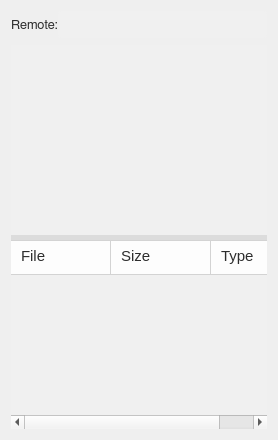
          <widget class="QWidget" name="layoutWidget_2">
           <layout class="QVBoxLayout" name="verticalLayout_3">
            <property name="spacing">
             <number>0</number>
            </property>
            <item>
             <layout class="QVBoxLayout" name="verticalLayout_5">
              <item>
               <layout class="QHBoxLayout" name="horizontalLayout_3">
                <item>
                 <widget class="QLabel" name="main_remote_lb">
                  <property name="minimumSize">
                   <size>
                    <width>0</width>
                    <height>27</height>
                   </size>
                  </property>
                  <property name="maximumSize">
                   <size>
                    <width>16777215</width>
                    <height>27</height>
                   </size>
                  </property>
                  <property name="font">
                   <font>
                    <family>FreeSans</family>
                    <pointsize>10</pointsize>
                   </font>
                  </property>
                  <property name="styleSheet">
                   <string notr="true">QLabel {
	color: rgb(45,45,45);
    padding-bottom: -2px;
}</string>
                  </property>
                  <property name="text">
                   <string>Remote:</string>
                  </property>
                  <property name="alignment">
                   <set>Qt::AlignLeading|Qt::AlignLeft|Qt::AlignVCenter</set>
                  </property>
                 </widget>
                </item>
                <item>
                 <widget class="QLineEdit" name="main_remote_ln">
                  <property name="enabled">
                   <bool>true</bool>
                  </property>
                  <property name="minimumSize">
                   <size>
                    <width>0</width>
                    <height>27</height>
                   </size>
                  </property>
                  <property name="maximumSize">
                   <size>
                    <width>16777215</width>
                    <height>27</height>
                   </size>
                  </property>
                  <property name="palette">
                   <palette>
                    <active>
                     <colorrole role="WindowText">
                      <brush brushstyle="SolidPattern">
                       <color alpha="255">
                        <red>45</red>
                        <green>45</green>
                        <blue>45</blue>
                       </color>
                      </brush>
                     </colorrole>
                     <colorrole role="Button">
                      <brush brushstyle="SolidPattern">
                       <color alpha="255">
                        <red>240</red>
                        <green>240</green>
                        <blue>240</blue>
                       </color>
                      </brush>
                     </colorrole>
                     <colorrole role="Text">
                      <brush brushstyle="SolidPattern">
                       <color alpha="255">
                        <red>45</red>
                        <green>45</green>
                        <blue>45</blue>
                       </color>
                      </brush>
                     </colorrole>
                     <colorrole role="ButtonText">
                      <brush brushstyle="SolidPattern">
                       <color alpha="255">
                        <red>45</red>
                        <green>45</green>
                        <blue>45</blue>
                       </color>
                      </brush>
                     </colorrole>
                     <colorrole role="Base">
                      <brush brushstyle="SolidPattern">
                       <color alpha="255">
                        <red>240</red>
                        <green>240</green>
                        <blue>240</blue>
                       </color>
                      </brush>
                     </colorrole>
                     <colorrole role="Window">
                      <brush brushstyle="SolidPattern">
                       <color alpha="255">
                        <red>240</red>
                        <green>240</green>
                        <blue>240</blue>
                       </color>
                      </brush>
                     </colorrole>
                    </active>
                    <inactive>
                     <colorrole role="WindowText">
                      <brush brushstyle="SolidPattern">
                       <color alpha="255">
                        <red>45</red>
                        <green>45</green>
                        <blue>45</blue>
                       </color>
                      </brush>
                     </colorrole>
                     <colorrole role="Button">
                      <brush brushstyle="SolidPattern">
                       <color alpha="255">
                        <red>240</red>
                        <green>240</green>
                        <blue>240</blue>
                       </color>
                      </brush>
                     </colorrole>
                     <colorrole role="Text">
                      <brush brushstyle="SolidPattern">
                       <color alpha="255">
                        <red>45</red>
                        <green>45</green>
                        <blue>45</blue>
                       </color>
                      </brush>
                     </colorrole>
                     <colorrole role="ButtonText">
                      <brush brushstyle="SolidPattern">
                       <color alpha="255">
                        <red>45</red>
                        <green>45</green>
                        <blue>45</blue>
                       </color>
                      </brush>
                     </colorrole>
                     <colorrole role="Base">
                      <brush brushstyle="SolidPattern">
                       <color alpha="255">
                        <red>240</red>
                        <green>240</green>
                        <blue>240</blue>
                       </color>
                      </brush>
                     </colorrole>
                     <colorrole role="Window">
                      <brush brushstyle="SolidPattern">
                       <color alpha="255">
                        <red>240</red>
                        <green>240</green>
                        <blue>240</blue>
                       </color>
                      </brush>
                     </colorrole>
                    </inactive>
                    <disabled>
                     <colorrole role="WindowText">
                      <brush brushstyle="SolidPattern">
                       <color alpha="255">
                        <red>45</red>
                        <green>45</green>
                        <blue>45</blue>
                       </color>
                      </brush>
                     </colorrole>
                     <colorrole role="Button">
                      <brush brushstyle="SolidPattern">
                       <color alpha="255">
                        <red>200</red>
                        <green>200</green>
                        <blue>200</blue>
                       </color>
                      </brush>
                     </colorrole>
                     <colorrole role="Text">
                      <brush brushstyle="SolidPattern">
                       <color alpha="255">
                        <red>45</red>
                        <green>45</green>
                        <blue>45</blue>
                       </color>
                      </brush>
                     </colorrole>
                     <colorrole role="ButtonText">
                      <brush brushstyle="SolidPattern">
                       <color alpha="255">
                        <red>45</red>
                        <green>45</green>
                        <blue>45</blue>
                       </color>
                      </brush>
                     </colorrole>
                     <colorrole role="Base">
                      <brush brushstyle="SolidPattern">
                       <color alpha="255">
                        <red>200</red>
                        <green>200</green>
                        <blue>200</blue>
                       </color>
                      </brush>
                     </colorrole>
                     <colorrole role="Window">
                      <brush brushstyle="SolidPattern">
                       <color alpha="255">
                        <red>200</red>
                        <green>200</green>
                        <blue>200</blue>
                       </color>
                      </brush>
                     </colorrole>
                    </disabled>
                   </palette>
                  </property>
                  <property name="font">
                   <font>
                    <family>FreeSans</family>
                    <pointsize>9</pointsize>
                    <weight>50</weight>
                    <bold>false</bold>
                    <stylestrategy>PreferAntialias</stylestrategy>
                    <kerning>true</kerning>
                   </font>
                  </property>
                  <property name="styleSheet">
                   <string notr="true">QLineEdit {
	border-radius: 3px;
	padding: 1px 4px 1px 4px;
	background-color: rgb(240, 240, 240);
    color: rgb(45,45,45);
}

QLineEdit:disabled {
	background-color: rgb(200,200,200);
}</string>
                  </property>
                  <property name="text">
                   <string/>
                  </property>
                  <property name="frame">
                   <bool>false</bool>
                  </property>
                  <property name="readOnly">
                   <bool>true</bool>
                  </property>
                 </widget>
                </item>
               </layout>
              </item>
              <item>
               <spacer name="verticalSpacer_4">
                <property name="orientation">
                 <enum>Qt::Vertical</enum>
                </property>
                <property name="sizeType">
                 <enum>QSizePolicy::Fixed</enum>
                </property>
                <property name="sizeHint" stdset="0">
                 <size>
                  <width>20</width>
                  <height>7</height>
                 </size>
                </property>
               </spacer>
              </item>
             </layout>
            </item>
            <item>
             <widget class="QSplitter" name="main_remote_sp">
              <property name="styleSheet">
               <string notr="true">QSplitter::handle {
    background: rgb(220,220,220);
}

QSplitter::handle:horizontal {
    width: 5px;
}

QSplitter::handle:vertical {
    height: 5px;
}

QSplitter::handle:pressed {
    background: rgb(190,190,190);
}</string>
              </property>
              <property name="orientation">
               <enum>Qt::Vertical</enum>
              </property>
              <widget class="QTreeView" name="main_remote_tr_1">
               <property name="font">
                <font>
                 <family>FreeSans</family>
                 <pointsize>9</pointsize>
                 <stylestrategy>PreferAntialias</stylestrategy>
                 <kerning>true</kerning>
                </font>
               </property>
               <property name="focusPolicy">
                <enum>Qt::NoFocus</enum>
               </property>
               <property name="styleSheet">
                <string notr="true">QTreeView {
    background: rgb(240,240,240);
    color: rgb(45,45,45);
    margin-bottom: 0px;
}

QTreeView:disabled {
    color: rgb(90,90,90);
    selection-color: rgb(90,90,90);
    selection-background-color: qlineargradient(x1:0, y1:0, x2:0, y2:1,
									stop:0 #eaeaea, stop:1 #dcdcdc);
}

QTreeView::item: {
    border: 0px solid rgb(240,240,240);
    border-top-right-radius: 3px;
    border-bottom-right-radius: 3px;
    padding-right: 1px;
    margin-right: 2px;
    border-top-left-radius: 3px;
    border-bottom-left-radius: 3px;
    padding-left: 1px;
    margin-left: 2px;
}

QTreeView::item:hover {
    background-color: rgb(230,230,230);
}

QTreeView::item:selected {
    background-color: rgb(200,200,200);
}

QScrollBar:vertical {
  border: 1px solid white;
  background-color: rgb(240, 240, 240);
  width: 20px;
  margin: 21px 0px 21px 0px;
}

QScrollBar:horizontal {
  border: 1px solid white;
  background-color: rgb(240, 240, 240);
  height: 20px;
  margin: 0px 21px 0px 21px;
}

QScrollBar::handle:vertical {
  background-color: rgb(205, 205, 205);
  min-height: 25px;
}

QScrollBar:handle:vertical:hover {
  background-color: rgb(167, 167, 167);
}

QScrollBar::handle:horizontal {
  background-color: rgb(205, 205, 205);
  min-width: 25px;
}

QScrollBar:handle:horizontal:hover {
  background-color: rgb(167, 167, 167);
}

QScrollBar::add-line:vertical {
  border-top: 1px solid rgb(240,240,240);
  border-left: 1px solid white;
  border-right: 1px solid white;
  border-bottom: 1px solid white;
  background-color: rgb(240, 240, 240);
  height: 20px;
  subcontrol-position: bottom;
  subcontrol-origin: margin;
}

QScrollBar::add-line:vertical:hover {
  background-color: rgb(219, 219, 219);
}

QScrollBar::sub-line:vertical {
  border-top: 1px solid white;
  border-left: 1px solid white;
  border-right: 1px solid white;
  border-bottom: 1px solid rgb(240,240,240);
  background-color: rgb(240, 240, 240);
  height: 20px;
  subcontrol-position: top;
  subcontrol-origin: margin;
}

QScrollBar::sub-line:vertical:hover {
  background-color: rgb(219, 219, 219);
}

QScrollBar::up-arrow:vertical {
  image: url(icons/up_arrow_icon.svg); 
  width: 16px;
  height: 16px;
}

QScrollBar::up-arrow:vertical:pressed {
  right: -1px;
  bottom: -1px;
}

QScrollBar::down-arrow:vertical {
  image: url(icons/down_arrow_icon.svg); 
  width: 16px;
  height: 16px;
}

QScrollBar::down-arrow:vertical:pressed {
  right: -1px;
  bottom: -1px;
}

QScrollBar::add-line:horizontal {
  border-top: 1px solid white;
  border-left: 1px solid rgb(240,240,240);
  border-right: 1px solid white;
  border-bottom: 1px solid white;
  background-color: rgb(240, 240, 240);
  width: 20px;
  subcontrol-position: right;
  subcontrol-origin: margin;
}

QScrollBar::add-line:horizontal:hover {
  background-color: rgb(219, 219, 219);
}

QScrollBar::sub-line:horizontal {
  border-top: 1px solid white;
  border-left: 1px solid white;
  border-right: 1px solid rgb(240,240,240);
  border-bottom: 1px solid white;
  background-color: rgb(240, 240, 240);
  width: 20px;
  subcontrol-position: left;
  subcontrol-origin: margin;
}

QScrollBar::sub-line:horizontal:hover {
  background-color: rgb(219, 219, 219);
}

QScrollBar::left-arrow:horizontal {
  image: url(icons/left_arrow_icon.svg); 
  width: 16px;
  height: 16px;
}

QScrollBar::left-arrow:horizontal:pressed {
  right: -1px;
  bottom: -1px;
}

QScrollBar::right-arrow:horizontal {
  image: url(icons/right_arrow_icon.svg); 
  width: 16px;
  height: 16px;
}

QScrollBar::right-arrow:horizontal:pressed {
  right: -1px;
  bottom: -1px;
}

QHeaderView::section {
    background-color: rgb(253,253,253);
    color: rgb(45,45,45);
    border-top: 1px solid lightgray;
    border-bottom: 1px solid lightgray;
    border-right: 1px solid lightgray;
    padding-left: 10px;
    padding-bottom: 3px;
    height: 30px;
    font-family: &quot;fonts/SourceSansPro-Regular.ttf&quot;;
	font-size: 15px;
}</string>
               </property>
               <property name="frameShape">
                <enum>QFrame::NoFrame</enum>
               </property>
               <property name="dragDropMode">
                <enum>QAbstractItemView::NoDragDrop</enum>
               </property>
               <property name="selectionMode">
                <enum>QAbstractItemView::ExtendedSelection</enum>
               </property>
               <property name="indentation">
                <number>20</number>
               </property>
               <property name="sortingEnabled">
                <bool>true</bool>
               </property>
               <property name="wordWrap">
                <bool>true</bool>
               </property>
               <attribute name="headerCascadingSectionResizes">
                <bool>true</bool>
               </attribute>
               <attribute name="headerShowSortIndicator" stdset="0">
                <bool>false</bool>
               </attribute>
               <attribute name="headerStretchLastSection">
                <bool>false</bool>
               </attribute>
              </widget>
              <widget class="QTreeWidget" name="main_remote_tr_2">
               <property name="font">
                <font>
                 <family>FreeSans</family>
                 <pointsize>9</pointsize>
                 <stylestrategy>PreferAntialias</stylestrategy>
                 <kerning>true</kerning>
                </font>
               </property>
               <property name="focusPolicy">
                <enum>Qt::NoFocus</enum>
               </property>
               <property name="styleSheet">
                <string notr="true">QTreeWidget {
    background: rgb(240,240,240);
    color: rgb(45,45,45);
    margin-bottom: 0px;

}

QTreeWidget:disabled {
    color: rgb(90,90,90);
    selection-color: rgb(90,90,90);
    selection-background-color: qlineargradient(x1:0, y1:0, x2:0, y2:1,
									stop:0 #eaeaea, stop:1 #dcdcdc);
}

QTreeWidget::item:first {
    border: 0px solid rgb(240,240,240);
    border-top-left-radius: 3px;
    border-bottom-left-radius: 3px;
    padding-left: 1px;
    margin-left: 2px;
}

QTreeWidget::item:last {
    border: 0px solid rgb(240,240,240);
    border-top-right-radius: 3px;
    border-bottom-right-radius: 3px;
    padding-right: 1px;
    margin-right: 2px;
}

QTreeWidget::item:hover {
    background-color: rgb(230,230,230);
}

QTreeWidget::item:selected {
    background-color: rgb(200,200,200);
}

QScrollBar:vertical {
  border: 1px solid white;
  background-color: rgb(240, 240, 240);
  width: 20px;
  margin: 21px 0px 21px 0px;
}

QScrollBar:horizontal {
  border: 1px solid white;
  background-color: rgb(240, 240, 240);
  height: 20px;
  margin: 0px 21px 0px 21px;
}

QScrollBar::handle:vertical {
  background-color: rgb(205, 205, 205);
  min-height: 25px;
}

QScrollBar:handle:vertical:hover {
  background-color: rgb(167, 167, 167);
}

QScrollBar::handle:horizontal {
  background-color: rgb(205, 205, 205);
  min-width: 25px;
}

QScrollBar:handle:horizontal:hover {
  background-color: rgb(167, 167, 167);
}

QScrollBar::add-line:vertical {
  border-top: 1px solid rgb(240,240,240);
  border-left: 1px solid white;
  border-right: 1px solid white;
  border-bottom: 1px solid white;
  background-color: rgb(240, 240, 240);
  height: 20px;
  subcontrol-position: bottom;
  subcontrol-origin: margin;
}

QScrollBar::add-line:vertical:hover {
  background-color: rgb(219, 219, 219);
}

QScrollBar::sub-line:vertical {
  border-top: 1px solid white;
  border-left: 1px solid white;
  border-right: 1px solid white;
  border-bottom: 1px solid rgb(240,240,240);
  background-color: rgb(240, 240, 240);
  height: 20px;
  subcontrol-position: top;
  subcontrol-origin: margin;
}

QScrollBar::sub-line:vertical:hover {
  background-color: rgb(219, 219, 219);
}

QScrollBar::up-arrow:vertical {
  image: url(icons/up_arrow_icon.svg); 
  width: 16px;
  height: 16px;
}

QScrollBar::up-arrow:vertical:pressed {
  right: -1px;
  bottom: -1px;
}

QScrollBar::down-arrow:vertical {
  image: url(icons/down_arrow_icon.svg); 
  width: 16px;
  height: 16px;
}

QScrollBar::down-arrow:vertical:pressed {
  right: -1px;
  bottom: -1px;
}

QScrollBar::add-line:horizontal {
  border-top: 1px solid white;
  border-left: 1px solid rgb(240,240,240);
  border-right: 1px solid white;
  border-bottom: 1px solid white;
  background-color: rgb(240, 240, 240);
  width: 20px;
  subcontrol-position: right;
  subcontrol-origin: margin;
}

QScrollBar::add-line:horizontal:hover {
  background-color: rgb(219, 219, 219);
}

QScrollBar::sub-line:horizontal {
  border-top: 1px solid white;
  border-left: 1px solid white;
  border-right: 1px solid rgb(240,240,240);
  border-bottom: 1px solid white;
  background-color: rgb(240, 240, 240);
  width: 20px;
  subcontrol-position: left;
  subcontrol-origin: margin;
}

QScrollBar::sub-line:horizontal:hover {
  background-color: rgb(219, 219, 219);
}

QScrollBar::left-arrow:horizontal {
  image: url(icons/left_arrow_icon.svg); 
  width: 16px;
  height: 16px;
}

QScrollBar::left-arrow:horizontal:pressed {
  right: -1px;
  bottom: -1px;
}

QScrollBar::right-arrow:horizontal {
  image: url(icons/right_arrow_icon.svg); 
  width: 16px;
  height: 16px;
}

QScrollBar::right-arrow:horizontal:pressed {
  right: -1px;
  bottom: -1px;
}

QHeaderView::section {
    background-color: rgb(253,253,253);
    color: rgb(45,45,45);
    border-top: 1px solid lightgray;
    border-bottom: 1px solid lightgray;
    border-right: 1px solid lightgray;
    padding-left: 10px;
    padding-bottom: 3px;
    height: 30px;
    font-family: &quot;fonts/SourceSansPro-Regular.ttf&quot;;
	font-size: 15px;
}</string>
               </property>
               <property name="frameShape">
                <enum>QFrame::NoFrame</enum>
               </property>
               <property name="dragDropMode">
                <enum>QAbstractItemView::NoDragDrop</enum>
               </property>
               <property name="selectionMode">
                <enum>QAbstractItemView::ExtendedSelection</enum>
               </property>
               <property name="indentation">
                <number>0</number>
               </property>
               <property name="sortingEnabled">
                <bool>true</bool>
               </property>
               <property name="wordWrap">
                <bool>true</bool>
               </property>
               <attribute name="headerVisible">
                <bool>true</bool>
               </attribute>
               <attribute name="headerShowSortIndicator" stdset="0">
                <bool>false</bool>
               </attribute>
               <column>
                <property name="text">
                 <string>File</string>
                </property>
               </column>
               <column>
                <property name="text">
                 <string>Size</string>
                </property>
               </column>
               <column>
                <property name="text">
                 <string>Type</string>
                </property>
               </column>
              </widget>
             </widget>
            </item>
           </layout>
          </widget>
